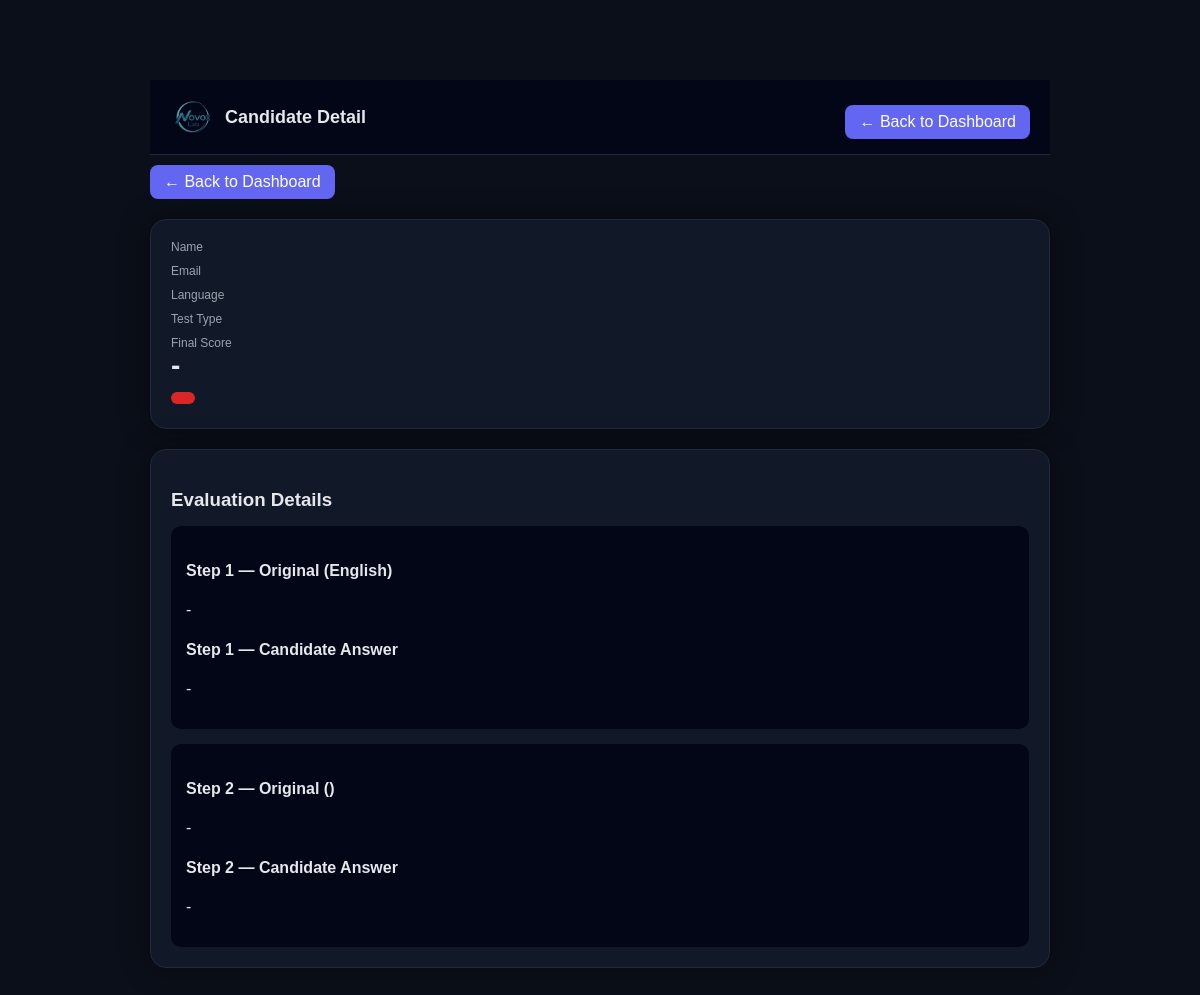
Page /result/23 on the earlier database version.
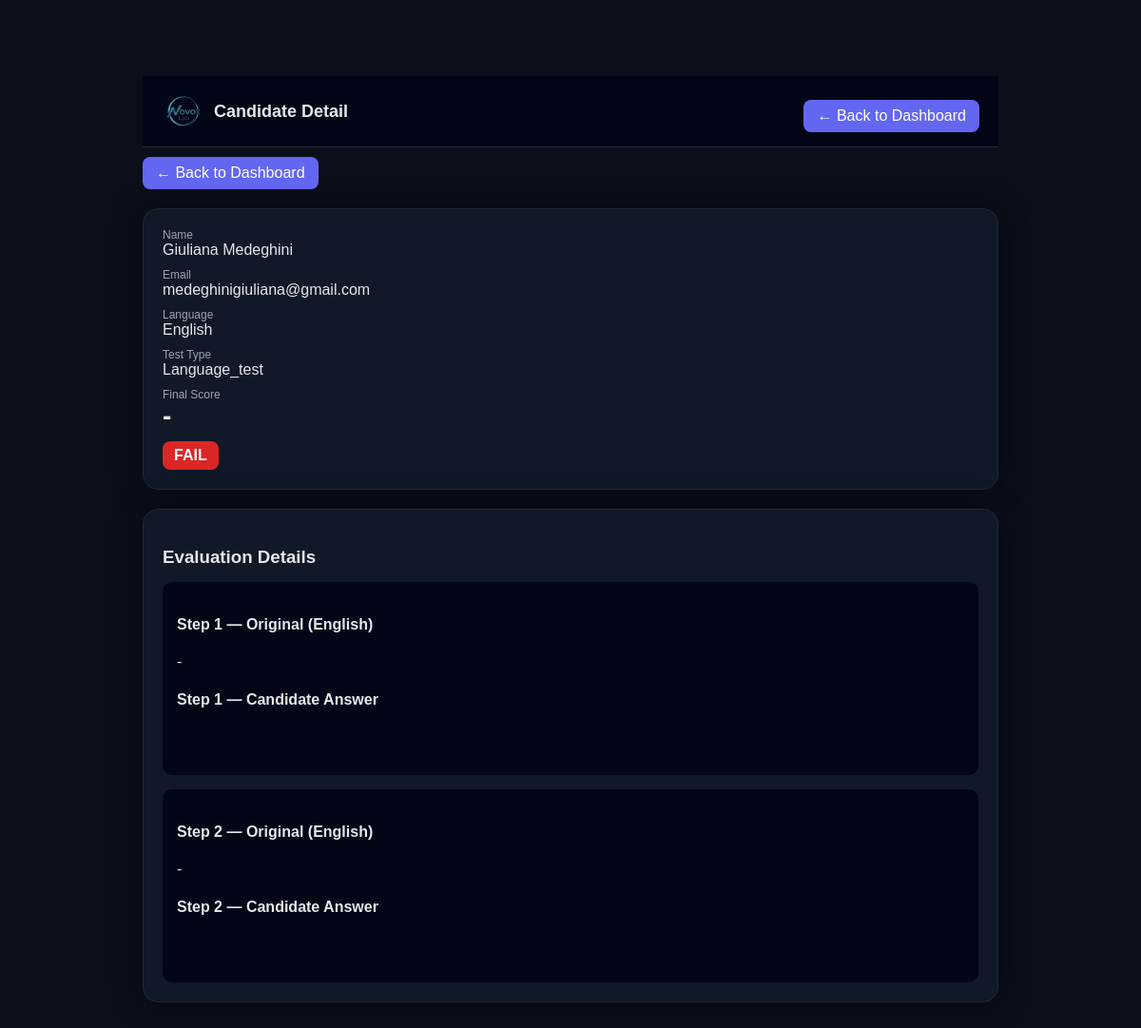
Same page on the later database version.
### tables this page shows
CREATE TABLE results (
        id INTEGER PRIMARY KEY AUTOINCREMENT,
        first_name TEXT,
        last_name TEXT,
        email TEXT,
        test_type TEXT,
        language TEXT,
        answer TEXT,

        translation_score TEXT,
        interpretation_score TEXT,
        status TEXT,

        audio1 TEXT,
        audio2 TEXT,
        audio3 TEXT,
        audio4 TEXT,

        transcription1 TEXT,
        transcription2 TEXT,
        transcription3 TEXT,
        transcription4 TEXT,

        created_at TEXT
    , editing_score TEXT, final_score REAL, post_edit_score TEXT, gleu_score REAL, bleu_score REAL, ter_score REAL, ai_component REAL, bleu_component REAL, ter_component REAL, t1_en TEXT, t2_en TEXT, t3_en TEXT, t4_en TEXT, flag TEXT, step1_original TEXT, step2_original TEXT, step1_answer TEXT, step2_answer TEXT, rev_transcription1 TEXT, rev_transcription2 TEXT, rev_transcription3 TEXT, rev_transcription4 TEXT, domain TEXT);

### app.py (the view)
@app.route("/result/<int:id>")
def result_detail(id):
    conn = sqlite3.connect(DB_PATH)
    conn.row_factory = sqlite3.Row
    c = conn.cursor()
    c.execute("SELECT * FROM results WHERE id = ?", (id,))
    result = c.fetchone()
    conn.close()
    return render_template("result.html", r=result)

### templates/result.html (shortened to what this page needs)
<!DOCTYPE html>
<html>
<head>
</head>
<body>
<div class="container">
<div class="header">
  <div class="header-left">
    <img src="{{ url_for('static', filename='images/logo.png') }}">
    <span>Candidate Detail</span>
  </div>
  <a href="/dashboard" class="button">← Back to Dashboard</a>
</div>
<div style="margin-bottom:20px;">
  <a href="/dashboard" class="button">← Back to Dashboard</a>
</div>
<div class="card">
  <div class="label">Name</div>
  <div class="value">
  {{ (r.first_name or '') }} {{ (r.last_name or '') }}
  </div>
  <div class="label">Email</div>
  <div class="value">{{ r.email }}</div>
  <div class="label">Language</div>
  <div class="value">{{ r.language }}</div>
  <div class="label">Test Type</div>
  <div class="value">
    {% if r.test_type == "post_editing" %}
      Post-MT Editing
    {% else %}
      {{ r.test_type|capitalize }}
    {% endif %}
  </div>
  <div class="label">Final Score</div>
  <div class="score">{{ r.final_score or '-' }}</div>
  <div class="status
    {% if 'PASS' in r.status %}pass
    {% elif 'BORDERLINE' in r.status %}borderline
    {% else %}fail{% endif %}">
    {{ r.status }}
  </div>
</div>
<div class="card">
  <h3>Evaluation Details</h3>
<div class="section">
  <h4>Step 1 — Original (English)</h4>
  <pre>{{ r.step1_original or '-' }}</pre>
  <h4>Step 1 — Candidate Answer</h4>
  <pre>{{ r.step1_answer or '-' }}</pre>
</div>
<div class="section">
  <h4>Step 2 — Original ({{ r.language }})</h4>
  <pre>{{ r.step2_original or '-' }}</pre>
  <h4>Step 2 — Candidate Answer</h4>
  <pre>{{ r.step2_answer or '-' }}</pre>
</div>
</div>
</body>
</html>

Differences in the rows shown:
added results: first_name "Giuliana", last_name "Medeghini", email "medeghinigiuliana@gmail.com", language "English", test_type "Language_test", final_score "-", status "FAIL", step1_original "-", step2_original "-"
Other differences:
{{ r.final_score or '-' }}: "-" → (not shown)
{{ r.step1_original or '-' }}: "-" → (not shown)
{{ r.step1_answer or '-' }}: "-" → (not shown)
{{ r.step2_original or '-' }}: "-" → (not shown)
{{ r.step2_answer or '-' }}: "-" → (not shown)
